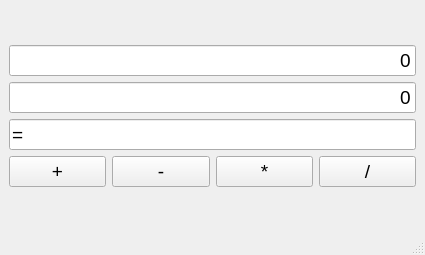
<?xml version="1.0" encoding="UTF-8"?>
<ui version="4.0">
 <class>CalcWindow</class>
 <widget class="QMainWindow" name="CalcWindow">
  <property name="geometry">
   <rect>
    <x>0</x>
    <y>0</y>
    <width>425</width>
    <height>255</height>
   </rect>
  </property>
  <property name="windowTitle">
   <string>Калькулятор</string>
  </property>
  <property name="documentMode">
   <bool>false</bool>
  </property>
  <widget class="QWidget" name="centralwidget">
   <layout class="QGridLayout" name="gridLayout_2">
    <item row="0" column="0">
     <layout class="QVBoxLayout" name="verticalLayout_3">
      <item>
       <widget class="QLineEdit" name="number_1">
        <property name="sizePolicy">
         <sizepolicy hsizetype="Expanding" vsizetype="Fixed">
          <horstretch>0</horstretch>
          <verstretch>0</verstretch>
         </sizepolicy>
        </property>
        <property name="font">
         <font>
          <pointsize>14</pointsize>
         </font>
        </property>
        <property name="styleSheet">
         <string notr="true">selection-background-color: rgb(87, 227, 137);</string>
        </property>
        <property name="inputMethodHints">
         <set>Qt::ImhNone</set>
        </property>
        <property name="text">
         <string>0</string>
        </property>
        <property name="alignment">
         <set>Qt::AlignRight|Qt::AlignTrailing|Qt::AlignVCenter</set>
        </property>
       </widget>
      </item>
      <item>
       <widget class="QLineEdit" name="number_2">
        <property name="font">
         <font>
          <pointsize>14</pointsize>
         </font>
        </property>
        <property name="styleSheet">
         <string notr="true">selection-background-color: rgb(87, 227, 137);</string>
        </property>
        <property name="text">
         <string>0</string>
        </property>
        <property name="alignment">
         <set>Qt::AlignRight|Qt::AlignTrailing|Qt::AlignVCenter</set>
        </property>
       </widget>
      </item>
      <item>
       <widget class="QLineEdit" name="answer">
        <property name="font">
         <font>
          <pointsize>14</pointsize>
         </font>
        </property>
        <property name="styleSheet">
         <string notr="true"/>
        </property>
        <property name="inputMask">
         <string/>
        </property>
        <property name="text">
         <string>=</string>
        </property>
        <property name="maxLength">
         <number>32767</number>
        </property>
        <property name="alignment">
         <set>Qt::AlignLeading|Qt::AlignLeft|Qt::AlignVCenter</set>
        </property>
        <property name="readOnly">
         <bool>true</bool>
        </property>
       </widget>
      </item>
      <item>
       <layout class="QHBoxLayout" name="horizontalLayout_3">
        <item>
         <widget class="QPushButton" name="addButton">
          <property name="font">
           <font>
            <pointsize>14</pointsize>
           </font>
          </property>
          <property name="text">
           <string>+</string>
          </property>
         </widget>
        </item>
        <item>
         <widget class="QPushButton" name="subtractButton">
          <property name="font">
           <font>
            <pointsize>14</pointsize>
           </font>
          </property>
          <property name="text">
           <string>-</string>
          </property>
         </widget>
        </item>
        <item>
         <widget class="QPushButton" name="multiplyButton">
          <property name="font">
           <font>
            <pointsize>14</pointsize>
           </font>
          </property>
          <property name="text">
           <string>*</string>
          </property>
         </widget>
        </item>
        <item>
         <widget class="QPushButton" name="divideButton">
          <property name="font">
           <font>
            <pointsize>14</pointsize>
           </font>
          </property>
          <property name="text">
           <string>/</string>
          </property>
         </widget>
        </item>
       </layout>
      </item>
     </layout>
    </item>
   </layout>
  </widget>
  <widget class="QMenuBar" name="menubar">
   <property name="geometry">
    <rect>
     <x>0</x>
     <y>0</y>
     <width>425</width>
     <height>20</height>
    </rect>
   </property>
  </widget>
  <widget class="QStatusBar" name="statusbar"/>
 </widget>
 <resources/>
 <connections>
  <connection>
   <sender>addButton</sender>
   <signal>clicked()</signal>
   <receiver>CalcWindow</receiver>
   <slot>add()</slot>
   <hints>
    <hint type="sourcelabel">
     <x>33</x>
     <y>170</y>
    </hint>
    <hint type="destinationlabel">
     <x>45</x>
     <y>132</y>
    </hint>
   </hints>
  </connection>
  <connection>
   <sender>subtractButton</sender>
   <signal>clicked()</signal>
   <receiver>CalcWindow</receiver>
   <slot>sub()</slot>
   <hints>
    <hint type="sourcelabel">
     <x>143</x>
     <y>166</y>
    </hint>
    <hint type="destinationlabel">
     <x>154</x>
     <y>134</y>
    </hint>
   </hints>
  </connection>
  <connection>
   <sender>multiplyButton</sender>
   <signal>clicked()</signal>
   <receiver>CalcWindow</receiver>
   <slot>mult()</slot>
   <hints>
    <hint type="sourcelabel">
     <x>258</x>
     <y>170</y>
    </hint>
    <hint type="destinationlabel">
     <x>280</x>
     <y>136</y>
    </hint>
   </hints>
  </connection>
  <connection>
   <sender>divideButton</sender>
   <signal>clicked()</signal>
   <receiver>CalcWindow</receiver>
   <slot>div()</slot>
   <hints>
    <hint type="sourcelabel">
     <x>370</x>
     <y>169</y>
    </hint>
    <hint type="destinationlabel">
     <x>354</x>
     <y>139</y>
    </hint>
   </hints>
  </connection>
 </connections>
 <slots>
  <slot>add()</slot>
  <slot>sub()</slot>
  <slot>mult()</slot>
  <slot>div()</slot>
 </slots>
</ui>
